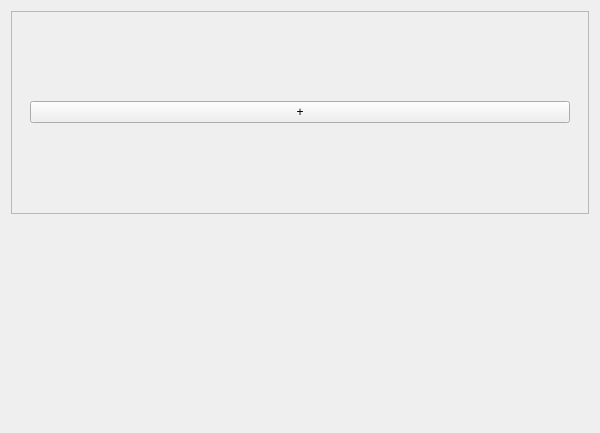
<?xml version="1.0" encoding="UTF-8"?>
<ui version="4.0">
 <class>TabManager</class>
 <widget class="QWidget" name="TabManager">
  <property name="geometry">
   <rect>
    <x>0</x>
    <y>0</y>
    <width>600</width>
    <height>433</height>
   </rect>
  </property>
  <property name="minimumSize">
   <size>
    <width>600</width>
    <height>0</height>
   </size>
  </property>
  <property name="windowTitle">
   <string>Form</string>
  </property>
  <layout class="QVBoxLayout" name="verticalLayout_3">
   <item>
    <layout class="QVBoxLayout" name="verticalLayout">
     <item>
      <widget class="QScrollArea" name="scrollArea">
       <property name="verticalScrollBarPolicy">
        <enum>Qt::ScrollBarPolicy::ScrollBarAlwaysOff</enum>
       </property>
       <property name="widgetResizable">
        <bool>true</bool>
       </property>
       <widget class="QWidget" name="scrollAreaWidgetContents">
        <property name="geometry">
         <rect>
          <x>0</x>
          <y>0</y>
          <width>572</width>
          <height>197</height>
         </rect>
        </property>
        <layout class="QVBoxLayout" name="verticalLayout_2">
         <item>
          <widget class="QWidget" name="tabBarContainer" native="true">
           <layout class="QHBoxLayout" name="horizontalLayout">
            <item>
             <layout class="QHBoxLayout" name="tabBarLayout">
              <item>
               <widget class="QPushButton" name="addTabButton">
                <property name="text">
                 <string>+</string>
                </property>
               </widget>
              </item>
             </layout>
            </item>
           </layout>
          </widget>
         </item>
        </layout>
       </widget>
      </widget>
     </item>
     <item>
      <widget class="QStackedWidget" name="contentStack">
       <widget class="QWidget" name="page"/>
       <widget class="QWidget" name="page_2"/>
      </widget>
     </item>
    </layout>
   </item>
  </layout>
 </widget>
 <resources/>
 <connections/>
</ui>
